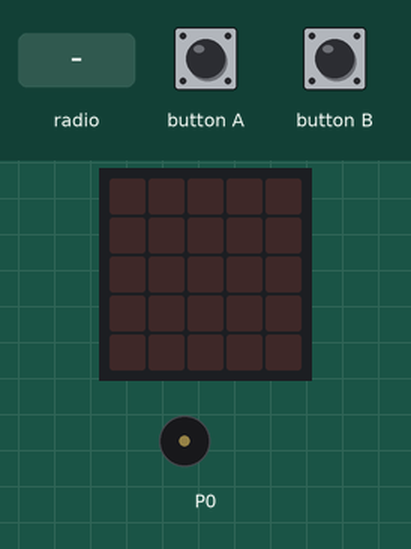
A program run on a simulated BBC micro:bit (MakeCode). Shown: the board's 5×5 LED display, buzzer (waves = sounding). Inputs (shaded band) come from the test bench.

Above: at 1.2 s.
1.3 s: radio message "0" arrives
At 2.1 s:
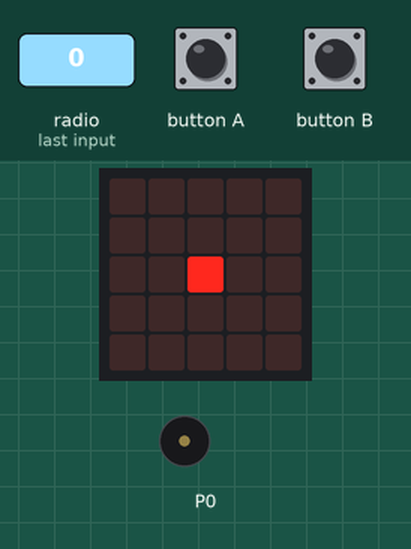
3.3 s: radio message "1" arrives
At 4.1 s:
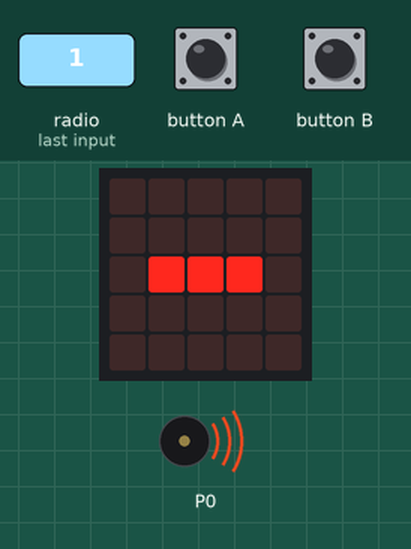
At 5.4 s:
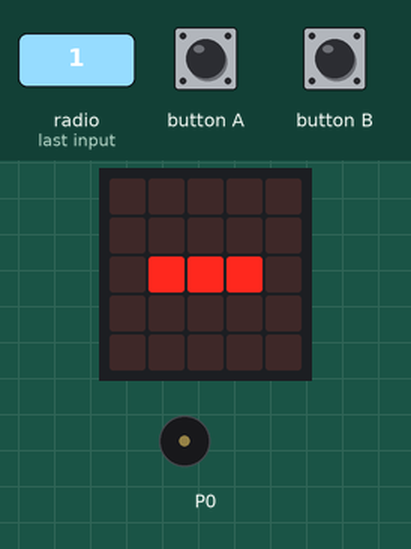
Timing chart, 0 to 6.9 s (numbered marks = the images above; inputs shaded):
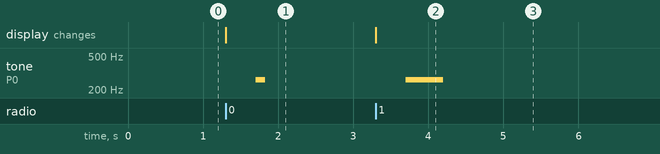

Measured:
- after the input at 1.3 s, tone on P0: silent → 262 Hz after 0.40 s, → silent 0.13 s later; the display: changes at once (image 1)
- after the input at 3.3 s, tone on P0: silent → 262 Hz after 0.40 s, → silent 0.50 s later; the display: changes at once (image 2)

The program:

main.ts
```typescript
radio.onReceivedNumber(function (receivedNumber) {
    if (receivedNumber == 0) {
        basic.showLeds(`
            . . . . .
            . . . . .
            . . # . .
            . . . . .
            . . . . .
            `)
        music.playTone(262, music.beat(BeatFraction.Quarter))
    } else {
        basic.showLeds(`
            . . . . .
            . . . . .
            . # # # .
            . . . . .
            . . . . .
            `)
        music.playTone(262, music.beat(BeatFraction.Whole))
    }
})
input.onButtonPressed(Button.A, function () {
    radio.sendNumber(0)
})
input.onButtonPressed(Button.B, function () {
    radio.sendNumber(1)
})
basic.forever(function () {

})
```

test.ts
```typescript
// ide kerülnek a tesztek; a rendszer ezt nem kompilálja, ha a csomagot bővítményként használják.
```
